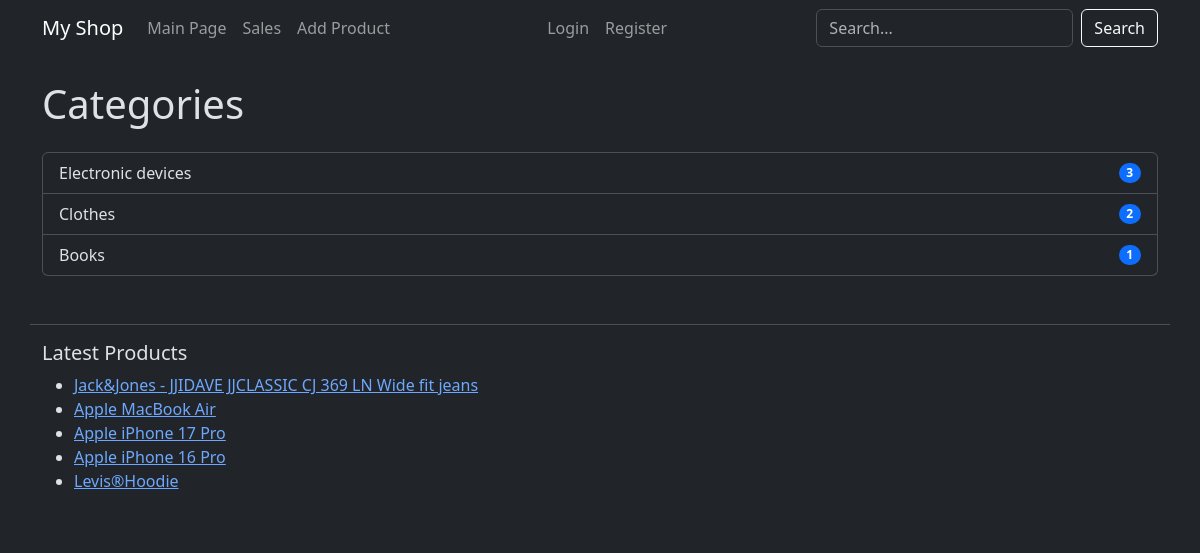
The page / on the database its author committed.
### shop/models.py (models this page shows, shortened)
class Category(models.Model):
    name = models.CharField(max_length=100)

class Product(models.Model):
    name = models.CharField(max_length=200)
    description = models.TextField(blank=True)
    price = models.DecimalField(max_digits=10, decimal_places=2)
    original_price = models.DecimalField(max_digits=10, decimal_places=2, null=True, blank=True)
    category = models.ForeignKey(Category, on_delete=models.CASCADE, related_name='products')
    on_sale = models.BooleanField(default=False)
    quantity = models.IntegerField(default=0)
    is_available = models.BooleanField(default=True)
    created_at = models.DateTimeField(auto_now_add=True)
    updated_at = models.DateTimeField(auto_now=True)

### shop/views.py (the view)
# urls.py: path('', CategoryListView.as_view(), name='category_list'),
class CategoryListView(ListView):
    model = Category
    template_name = 'shop/category_list.html'
    context_object_name = 'categories'
    def get_queryset(self):
        return Category.objects.annotate(num_products=Count('products'))

### shop/context_processors.py (called while the page is built)
def latest_products(request):
    latest_products = Product.objects.order_by('-created_at')[:5]
    return {'latest_products': latest_products}

### shop/templates/shop/category_list.html (shortened to what this page needs)
{% extends 'shop/base.html' %}
{% block content %}
    <h1 class="mb-4">Categories</h1>
    <div class="list-group">
        {% for category in categories %}
            <a href="{% url 'product_list' category.id %}" class="list-group-item list-group-item-action d-flex justify-content-between align-items-center">
                {{ category.name }}
                <span class="badge bg-primary rounded-pill">{{ category.num_products }}</span>
            </a>
        {% empty %}
            <li class="list-group-item">No categories yet.</li>
        {% endfor %}
    </div>
{% endblock %}

### shop/templates/shop/base.html (shortened to what this page needs)
<!DOCTYPE html>
<html lang="en" data-bs-theme="dark">
<head>
    <link href="https://cdn.jsdelivr.net/npm/bootstrap@5.3.3/dist/css/bootstrap.min.css" rel="stylesheet">
    <link rel="stylesheet" href="https://cdn.jsdelivr.net/npm/bootstrap-icons@1.11.3/font/bootstrap-icons.min.css">
</head>
<body>
    <nav class="navbar navbar-expand-lg navbar-dark bg-dark">
        <div class="container">
            <a class="navbar-brand" href="{% url 'category_list' %}">My Shop</a>
            <div class="collapse navbar-collapse" id="navbarNav">
                <ul class="navbar-nav me-auto mb-2 mb-lg-0">
                    <li class="nav-item">
                        <a class="nav-link" href="{% url 'category_list' %}">Main Page</a>
                    </li>
                    <li class="nav-item">
                        <a class="nav-link" href="{% url 'sale_products' %}">Sales</a>
                    </li>
                    <li class="nav-item">
                        <a class="nav-link" href="{% url 'add_product' %}">Add Product</a>
                    </li>
                </ul>
                <ul class="navbar-nav">
                    {% if user.is_authenticated %}
                        <li class="nav-item">
                            <a class="nav-link" href="{% url 'profile' %}">Profile</a>
                        </li>
                        <li class="nav-item">
                            <form method="POST" action="{% url 'logout' %}">
                                {% csrf_token %}
                                <button type="submit" class="nav-link btn btn-link text-white">Logout</button>
                            </form>
                        </li>
                    {% else %}
                        <li class="nav-item">
                            <a class="nav-link" href="{% url 'login' %}">Login</a>
                        </li>
                        <li class="nav-item">
                            <a class="nav-link" href="{% url 'register' %}">Register</a>
                        </li>
                    {% endif %}
                </ul>
                <form class="d-flex ms-auto" method="GET" action="{% url 'search_results' %}">
                    <input class="form-control me-2" type="search" placeholder="Search..." name="q">
                    <button class="btn btn-outline-light" type="submit">Search</button>
                </form>
            </div>
        </div>
    </nav>
    <main class="container mt-4">
        {% block content %}
        {% endblock %}
    </main>
    <footer class="container mt-5 py-3 border-top">
        <h5>Latest Products</h5>
        <ul>
            {% for product in latest_products %}
                <li>
                    <a href="{% url 'product_detail' product.id %}">{{ product.name }}</a>
                </li>
            {% endfor %}
        </ul>
    </footer>
</body>
</html>

### shop/templates/shop/base.html (style rules this page uses)
body { background-color: #212529; }

### rows shown on the page
Category: name "Electronic devices", num_products "3"
Category: name "Clothes", num_products "2"
Category: name "Books", num_products "1"
Product: name "Jack&Jones - JJIDAVE JJCLASSIC CJ 369 LN Wide fit jeans"
Product: name "Apple MacBook Air"
Product: name "Apple iPhone 17 Pro"
Product: name "Apple iPhone 16 Pro"
Product: name "Levis®Hoodie"
